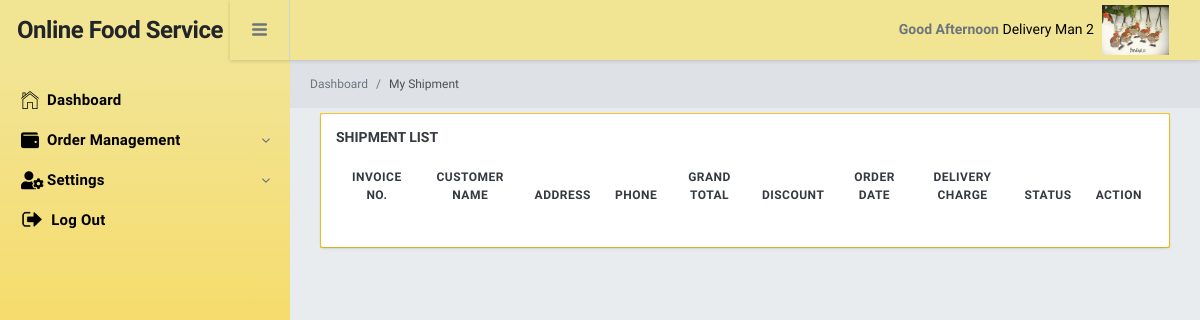
The page /admin/views/myShipment.php (signed in) on the database as committed earlier.
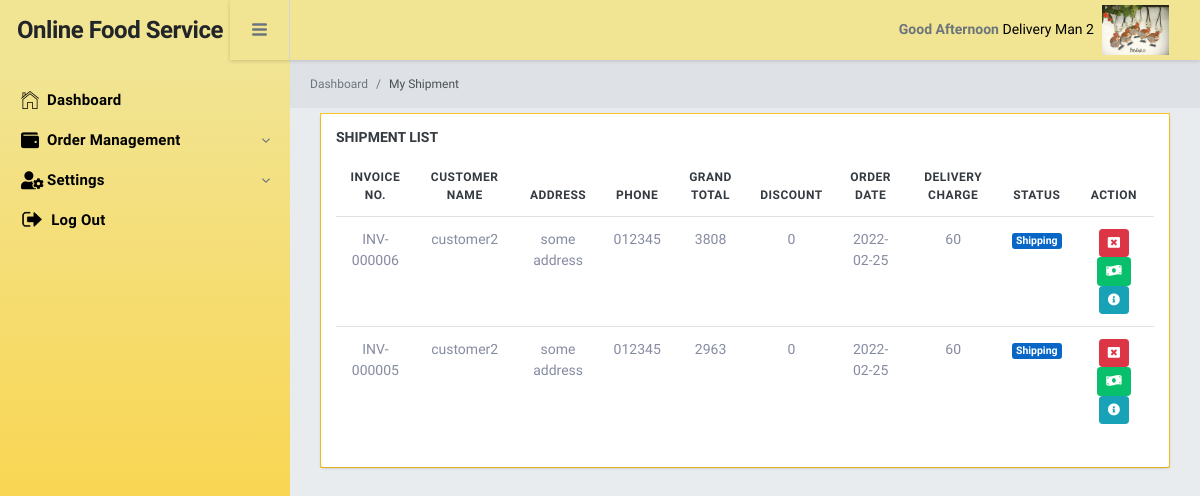
The same page on the database as committed later.
### tables this page shows
CREATE TABLE `invoice` (
  `Id` int(11) NOT NULL,
  `InvoiceNumber` varchar(30) NOT NULL,
  `CustomerId` int(11) NOT NULL,
  `Phone` text DEFAULT NULL,
  `Address` text DEFAULT NULL,
  `DeliveryManId` int(11) DEFAULT NULL,
  `OrderDate` date NOT NULL,
  `DeliveryDate` date NOT NULL,
  `OrderTakenDate` date NOT NULL,
  `SubTotal` double NOT NULL,
  `GrandTotal` double NOT NULL,
  `Discount` double NOT NULL,
  `DeliveryCharge` int(11) NOT NULL,
  `Status` varchar(20) NOT NULL,
  `Remarks` varchar(255) NOT NULL,
  `CreatedDate` datetime NOT NULL DEFAULT current_timestamp(),
  `CreatedBy` int(11) NOT NULL,
  `UpdatedDate` datetime DEFAULT NULL,
  `UpdatedBy` int(11) NOT NULL
);

CREATE TABLE `user` (
  `Id` int(11) NOT NULL,
  `Name` varchar(255) NOT NULL,
  `Email` varchar(255) NOT NULL,
  `Password` text NOT NULL,
  `Phone` varchar(15) NOT NULL,
  `Address` text NOT NULL,
  `RoleName` varchar(255) NOT NULL,
  `IsActive` int(11) NOT NULL,
  `CreatedDate` datetime NOT NULL DEFAULT current_timestamp(),
  `CreatedBy` int(11) NOT NULL,
  `UpdatedBy` int(11) NOT NULL,
  `UpdatedDate` datetime NOT NULL
);

### admin/views/myShipment.php (the view, shortened to what this page needs)
<?php
    include("layout/topbar.php");
    include("layout/sidebar.php");
    $userId = $_SESSION['user']['Id'];
?>
<div class="br-pageheader">
    <nav class="breadcrumb pd-0 mg-0 tx-12">
        <a class="breadcrumb-item" href="index.php">Dashboard</a>
        <a class="breadcrumb-item active" href="#">My Shipment</a>
    </nav>
</div>
<div id="datatable1_wrapper" class="dataTables_wrapper no-footer">
    <div class="br-pagebody">
        <div class="br-section-wrapper">
            <h6 class="br-section-label">Shipment List</h6>
            <div class="table-wrapper">
                <table style="width:100%" id="myShipmentList" class="table display responsive nowrap tableStyle">
                    <thead>
                        <tr>
                            <th>Invoice No.</th>
                            <th>Customer Name</th>
                            <th>Address</th>
                            <th>Phone</th>
                            <th>Grand Total</th>
                            <th>Discount</th>
                            <th>Order Date</th>
                            <th>Delivery Charge</th>
                            <th>Status</th>
                            <th>Action</th>
                        </tr>
                    </thead>
                    <tbody>
                        <?php
                            $sql = "SELECT P.*, CUS.Name CustomerName,CUS.Address, CUS.Phone
                                    FROM invoice P
                                    LEFT JOIN user CUS ON CUS.Id = P.CustomerId
                                    WHERE Status in ('Shipping', 'Delivered') AND P.DeliveryManId = '$userId'
                                    ORDER BY Id DESC";
                            $queryResult = mysqli_query($con, $sql);
                            foreach ($queryResult as $row){
                                $id = $row['Id'];
                                $invoiceNumber = $row['InvoiceNumber'];
                                $customerName = $row['CustomerName'];
                                $address = $row['Address'];
                                $Phone = $row['Phone'];
                                $grandTotal = $row['GrandTotal'];
                                $discount = $row['Discount'];
                                $orderDate = $row['OrderDate'];
                                $deliveryCharge = $row['DeliveryCharge'];
                                $Status = $row['Status'];
                                $whichStatus = '';
                                if($Status == 'Shipping') $whichStatus = '<span class="badge badge-primary">Shipping</span>';
                                else if($Status == 'Delivered') $whichStatus = '<span class="badge badge-success">Delivered</span>';
                                $buttons = '';
                                if($Status == 'Shipping'){
                                    $buttons .= "<button class = 'btn btn-danger btn-sm orderProcess' action = 'cancel' title = 'Cancel' url = '../controller/PendingOrderController.php?orderCancel=$id' ><i class='fas fa-window-close'></i></button>";
                                    $buttons .= "<button class = 'btn btn-success btn-sm orderProcess' action = 'deliver' title = 'Delivered' url = '../controller/PendingOrderController.php?deliverOrder=$id' ><i class='fas fa-money-bill-wave'></i></button>";
                                }
                                $buttons .= "<button class = 'btn btn-info btn-sm btnInfo' title = 'Info' invoiceId='$id' ><i class='fa fa-info-circle'></i></button>";
                                echo '<tr>
                                        <td>'.$invoiceNumber.'</td>
                                        <td>'.$customerName.'</td>
                                        <td>'.$address.'</td>
                                        <td>'.$Phone.'</td>
                                        <td>'.$grandTotal.'</td>
                                        <td>'.$discount.'</td>
                                        <td>'.$orderDate.'</td>
                                        <td>'.$deliveryCharge.'</td>
                                        <td>'.$whichStatus.'</td>
                                        <td>'.$buttons.'</td>
                                    </tr>';
                            }
                        ?>
                    </tbody>
                </table>
            </div>
        </div>
    </div>
</div>
<?php include("layout/footer.php");?>

Rows that differ between the two databases and show on the page:
added invoice: InvoiceNumber "INV-000006", user.Name "customer2", user.Address "some address", user.Phone "012345", GrandTotal "3808", Discount "0", OrderDate "2022-02-25", DeliveryCharge "60", Status "Shipping"
added invoice: InvoiceNumber "INV-000005", user.Name "customer2", user.Address "some address", user.Phone "012345", GrandTotal "2963", Discount "0", OrderDate "2022-02-25", DeliveryCharge "60", Status "Shipping"
